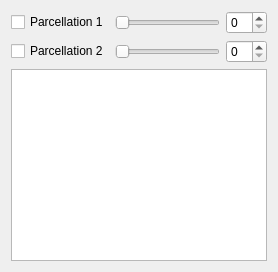
                           <widget class="QWidget" name="Parcellation">
                            <attribute name="title">
                             <string>Parcellation</string>
                            </attribute>
                            <layout class="QVBoxLayout" name="verticalLayout_29">
                             <item>
                              <layout class="QHBoxLayout" name="horizontalLayout_79">
                               <item>
                                <widget class="QCheckBox" name="chk_obliqueSlice_Parcellation1">
                                 <property name="text">
                                  <string>Parcellation 1</string>
                                 </property>
                                </widget>
                               </item>
                               <item>
                                <widget class="QSlider" name="horizontalSlider_obliqueSlice_Parcellation1">
                                 <property name="orientation">
                                  <enum>Qt::Orientation::Horizontal</enum>
                                 </property>
                                </widget>
                               </item>
                               <item>
                                <widget class="QSpinBox" name="spinBox_obliqueSlice_Parcellation1"/>
                               </item>
                              </layout>
                             </item>
                             <item>
                              <layout class="QHBoxLayout" name="horizontalLayout_40">
                               <item>
                                <widget class="QCheckBox" name="chk_obliqueSlice_Parcellation2">
                                 <property name="text">
                                  <string>Parcellation 2</string>
                                 </property>
                                </widget>
                               </item>
                               <item>
                                <widget class="QSlider" name="horizontalSlider_obliqueSlice_Parcellation2">
                                 <property name="orientation">
                                  <enum>Qt::Orientation::Horizontal</enum>
                                 </property>
                                </widget>
                               </item>
                               <item>
                                <widget class="QSpinBox" name="spinBox_obliqueSlice_Parcellation2"/>
                               </item>
                              </layout>
                             </item>
                             <item>
                              <widget class="QTableWidget" name="tableWidget_oblique8parcellationContacts">
                               <property name="editTriggers">
                                <set>QAbstractItemView::EditTrigger::NoEditTriggers</set>
                               </property>
                               <property name="selectionBehavior">
                                <enum>QAbstractItemView::SelectionBehavior::SelectRows</enum>
                               </property>
                               <attribute name="horizontalHeaderHighlightSections">
                                <bool>false</bool>
                               </attribute>
                               <attribute name="horizontalHeaderStretchLastSection">
                                <bool>false</bool>
                               </attribute>
                               <attribute name="verticalHeaderVisible">
                                <bool>false</bool>
                               </attribute>
                               <attribute name="verticalHeaderHighlightSections">
                                <bool>false</bool>
                               </attribute>
                              </widget>
                             </item>
                            </layout>
                           </widget>
